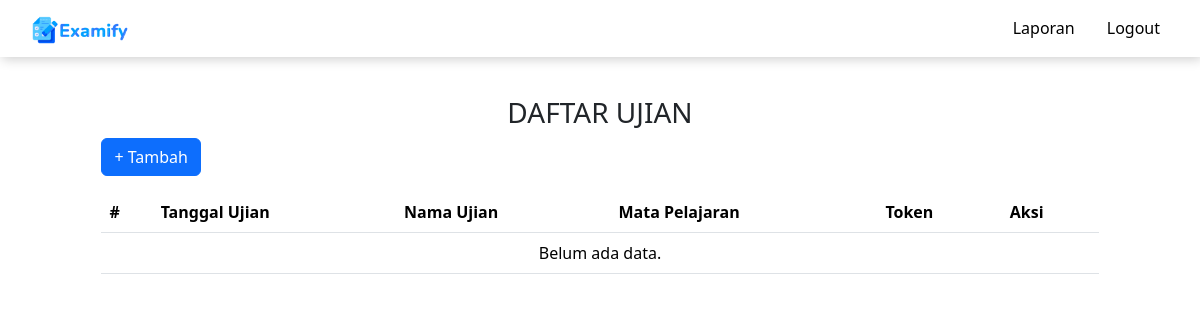
/examify-platform-ujian/guru/ujian, run on an earlier commit of the app's database.
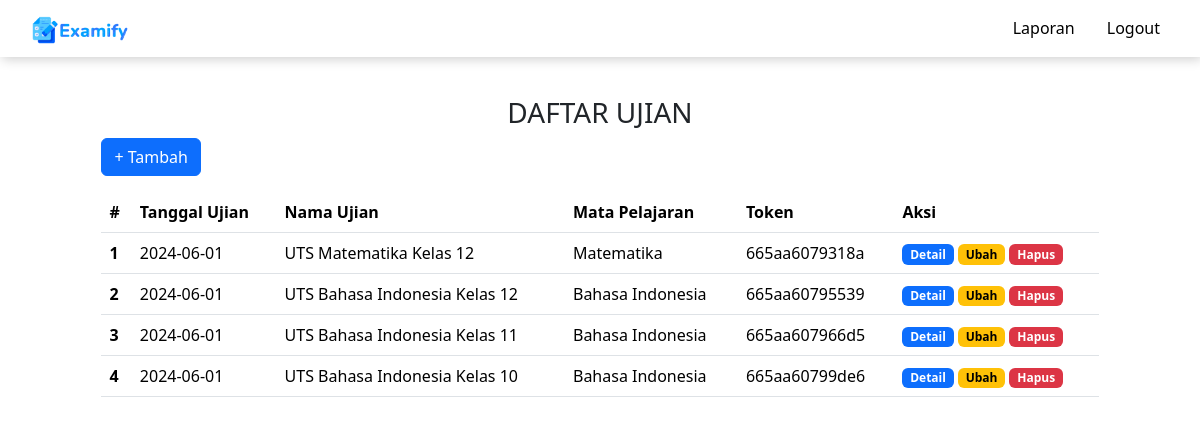
And on a later commit of the database.
### tables this page shows
CREATE TABLE `ujian` (
  `id` int NOT NULL,
  `nama` varchar(60) NOT NULL,
  `tanggal_ujian` date NOT NULL,
  `token` varchar(255) NOT NULL,
  `id_mata_pelajaran` int NOT NULL,
  `id_guru` int NOT NULL
);

CREATE TABLE `mata_pelajaran` (
  `id` int NOT NULL,
  `nama` varchar(60) NOT NULL,
  `id_admin` int NOT NULL
);

### app/Core/View.php (called while the page is built, shortened)
<?php
class View
{
    public static function set(string $page, array $data=[]): void
    {
        extract($data);
        include 'app/Views/'.$page.'.php';
    }
}
?>

### app/Controllers/Guru/UjianController.php (called while the page is built, shortened)
<?php
class UjianController
{
    public function setUjian()
    {
        $mata_pelajarans = MataPelajaran::all();
        $cursor = new Cursor();
        $sql = <<<SQL
            SELECT ujian.id, tanggal_ujian, token, ujian.nama as nama_ujian, id_guru, mata_pelajaran.nama as mata_pelajaran
            FROM ujian INNER JOIN mata_pelajaran ON ujian.id_mata_pelajaran = mata_pelajaran.id;
        SQL;
        $ujians = $cursor->executeNoBind($sql,fetch_all:true);
        View::set('guru/ujian',[
            'title' => 'Guru | Ujian',
            'mata_pelajarans' => $mata_pelajarans,
            'ujians' => $ujians
        ]);
    }
}
?>

### index.php (called while the page is built, shortened)
<?php
Router::run();
?>

### app/Core/Database.php (called while the page is built, shortened)
<?php
class Database
{
    protected \PDO|null $connection = null;
    public function connect(): void
    {
        try {
            $connection = new \PDO($_ENV['DB_DRIVER'].':'.'host='.$_ENV['DB_HOST'].';dbname='.$_ENV['DB_NAME'],$_ENV['DB_USER'],$_ENV['DB_PASSWORD']);
            $this->connection = $connection;
        } catch (\PDOException $e) {
            throw $e;
        }
    }
    public function close(): void
    {
        $this->connection = null;
    }
    public function executeQuery(string $sql, array $data = [], bool $fetch_all = false): array|bool
    {
        $this->connection->setAttribute(\PDO::ATTR_ERRMODE, \PDO::ERRMODE_EXCEPTION);
        $statement = $this->connection->prepare($sql);
        $statement->execute($data);
        if($fetch_all) {
            $result = $statement->fetchAll(\PDO::FETCH_ASSOC);
        } else {
            $result = $statement->fetch(\PDO::FETCH_ASSOC);
        }
        return $result;
    }
    public function executeNoBind(string $sql, bool $fetch_all = false): array|bool
    {
        $this->connection->setAttribute(\PDO::ATTR_ERRMODE, \PDO::ERRMODE_EXCEPTION);
        $statement = $this->connection->query($sql);
        if($fetch_all) {
            $result = $statement->fetchAll(\PDO::FETCH_ASSOC);
        } else {
            $result = $statement->fetch(\PDO::FETCH_ASSOC);
        }
        return $result;
    }
}
?>

### app/Views/guru/ujian.php (the view, shortened to what this page needs)
<?php
$css = '../public/css/ujian.css';
?>
<nav class="navbar navbar-expand-lg fixed-top bg-body-tertiary small-shadow" style="background-color: white !important;">
  <div class="container-fluid">
    <a class="navbar-brand" href="#">
      <img id="logo-label" src="../public/images/logo-label.png" alt="">
    </a>
    <div class="collapse navbar-collapse gap-4" id="navbarNavAltMarkup">
      <a href="/examify-platform-ujian/guru/laporan" style="text-decoration:none; color:black;">
        Laporan
      </a>
      <form action="/examify-platform-ujian/logout" method="post" class="navbar-nav">
        <button type="submit" class="rounded-pill p-2 border border-0" style="background-color: white !important;">
          Logout
        </button>
      </form>
    </div>
  </div>
</nav>
<main class="position-relative">
  <div class="container d-flex justify-content-center flex-column align-items-center p-3">
    <h3>DAFTAR UJIAN</h3>
    <div class="table-container">
      <div class="d-flex justify-content-start mb-3">
        <button type="button" class="btn btn-primary" data-bs-toggle="modal" data-bs-target="#buatModal">
          + Tambah
        </button>
      </div>
      <div class="d-flex justify-content-center">
        <table class="table">
          <thead>
            <tr>
              <th scope="col">#</th>
              <th scope="col">Tanggal Ujian</th>
              <th scope="col">Nama Ujian</th>
              <th scope="col">Mata Pelajaran</th>
              <th scope="col">Token</th>
              <th scope="col">Aksi</th>
            </tr>
          </thead>
          <tbody>
            <?php
              if(isset($data['ujians']) && count($data['ujians']) > 0):
                $count = 1
            ?>
              <?php foreach ($data['ujians'] as $ujian): ?>
                <tr>
                  <th scope="row"><?= $count;?></th>
                  <td><?= $ujian['tanggal_ujian'];?></td>
                  <td><?= $ujian['nama_ujian'];?></td>
                  <td><?= $ujian['mata_pelajaran'];?></td>
                  <td><?= $ujian['token'];?></td>
                  <td>
                    <form action="/examify-platform-ujian/guru/ujian/hapus" data-id="<?= $ujian['id'] ?>" method="post">
                      <a href="<?='/examify-platform-ujian/guru/soal/' . $ujian['id']?>" class="badge text-bg-primary border border-0" style="text-decoration: none">Detail</a>
                      <button type="button" class="badge text-bg-warning border border-0" data-bs-toggle="modal" data-bs-target="#ubahModal" onclick="fetchUbahUjian(this)">Ubah</button>
                      <button type="submit" class="badge text-bg-danger border border-0">Hapus</button>
                    </form>
                  </td>
                </tr>
              <?php
                $count++;
                endforeach;
              ?>
            <?php else: ?>
            <tr>
              <td colspan="6" class="text-center">Belum ada data.</td>
            </tr>
            <?php endif; ?>
          </tbody>
        </table>
      </div>
    </div>
  </div>
</main>
<?php $body = ob_get_clean(); ?>
<?php include __DIR__ . '/../layout/main.php'; ?>

### app/Core/Router.php (shortened to what this page needs)
<?php
class Router
{
    private static array $routes = [];
    public static function add(string $method,
                               string $path,
                               string $controller,
                               string $function,
                               array  $middlewares = []): void
    {
        self::$routes[] = [
            'method' => $method,
            'path' => $path,
            'controller' => $controller,
            'function' => $function,
            'middlewares' => $middlewares
        ];
    }
    public static function run(): void
    {
        $path = '/examify-platform-ujian/';
        if (isset($_SERVER['REQUEST_URI'])) $path = $_SERVER['REQUEST_URI'];
        $method = $_SERVER['REQUEST_METHOD'];
        foreach (self::$routes as $route) {
            $pattern = '#^' . $route['path'] . '$#';
            if (preg_match($pattern, $path, $variables) && $method == $route['method']) {
                $controller = new $route['controller'];
                $function = $route['function'];
                array_shift($variables);
                call_user_func_array([$controller, $function], $variables);
                return;
            }
        }
    }
}
?>

### app/Views/layout/main.php (shortened to what this page needs)
<!DOCTYPE html>
<html lang="en">
<head>
    <link href="https://cdn.jsdelivr.net/npm/bootstrap@5.3.3/dist/css/bootstrap.min.css" rel="stylesheet">
    <link rel="stylesheet" href="<?= $css ?? '' ?>">
</head>
<body>
    <?= $body ?? ''; ?>
</body>
</html>

### public/css/ujian.css (style rules this page uses)
#logo-label { width: 6rem; }
.small-shadow { box-shadow: 0.1rem 0.1rem 0.7rem rgba(0, 0, 0, 0.2); }
main .container { border-radius: 4rem; margin-top: 5rem; }
main .container h3 { text-align: center; }
main .table-container { width: 90%; }
main .table-container div:first-child { width: 100%; }
nav > .container-fluid { padding: 0 2rem 0 2rem; box-sizing: border-box; }
nav #navbarNavAltMarkup { justify-content: end; }
nav .navbar-nav { cursor: pointer; }

What changed in the data, as far as the page shows it:
added ujian: tanggal_ujian "2024-06-01", nama "UTS Matematika Kelas 12", id_mata_pelajaran.nama "Matematika", token "665aa6079318a"
added ujian: tanggal_ujian "2024-06-01", nama "UTS Bahasa Indonesia Kelas 12", id_mata_pelajaran.nama "Bahasa Indonesia", token "665aa60795539"
added ujian: tanggal_ujian "2024-06-01", nama "UTS Bahasa Indonesia Kelas 11", id_mata_pelajaran.nama "Bahasa Indonesia", token "665aa607966d5"
added ujian: tanggal_ujian "2024-06-01", nama "UTS Bahasa Indonesia Kelas 10", id_mata_pelajaran.nama "Bahasa Indonesia", token "665aa60799de6"
Also different on the page:
list line gone: "Belum ada data."
